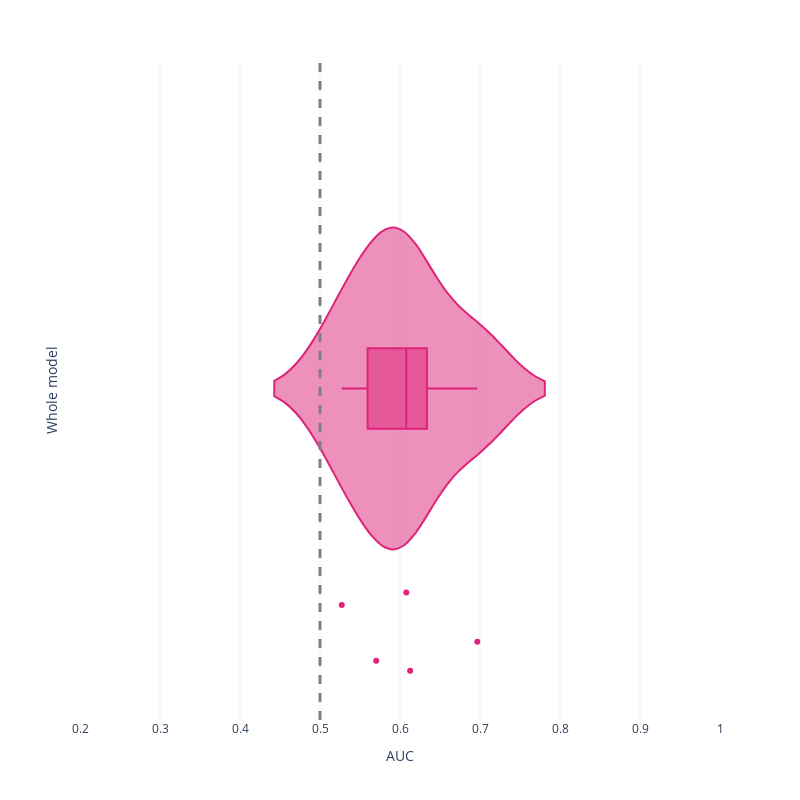

Here is the notebook cell this chart was saved with:
### Code cell
fig =px.violin(df_forest_mind, x = 'auc', box = True, points = 'all',template = "plotly_white", color_discrete_sequence = [pink], labels = {'auc': 'AUC'})
fig.add_vline(x=0.5, line_width=3, line_dash="dash", line_color="grey")

fig.update_layout(
#     title = f'Mean AUC = {df_forest_mind.auc.mean()}',
    autosize=False,
    width=800,
    height=800,
    yaxis = {'title': 'Whole model',
            'showticklabels': True,
            'tickmode': 'linear',},
    xaxis ={
             'range':[0.2, 1]
        }
)
fig.show()

### Figure 1 — Plotly figure (JSON) as saved in the notebook; plotly's stock layout.template omitted (floating-point values rounded to 4 significant figures)
{"data": [{"alignmentgroup": "True", "box": {"visible": true}, "hovertemplate": "AUC=%{x}<extra></extra>", "legendgroup": "", "marker": {"color": "#DE237B"}, "name": "", "offsetgroup": "", "orientation": "h", "points": "all", "scalegroup": "True", "showlegend": false, "type": "violin", "x": [0.6127, 0.5272, 0.6967, 0.6078, 0.5703], "x0": " ", "xaxis": "x", "y0": " ", "yaxis": "y"}], "layout": {"autosize": false, "height": 800, "legend": {"tracegroupgap": 0}, "margin": {"t": 60}, "shapes": [{"line": {"color": "grey", "dash": "dash", "width": 3}, "type": "line", "x0": 0.5, "x1": 0.5, "xref": "x", "y0": 0, "y1": 1, "yref": "y domain"}], "violinmode": "group", "width": 800, "xaxis": {"anchor": "y", "domain": [0, 1], "range": [0.2, 1], "title": {"text": "AUC"}, "type": "linear"}, "yaxis": {"anchor": "x", "autorange": true, "domain": [0, 1], "range": [-0.5046, 0.5], "showticklabels": true, "tickmode": "linear", "title": {"text": "Whole model"}, "type": "category"}}}
